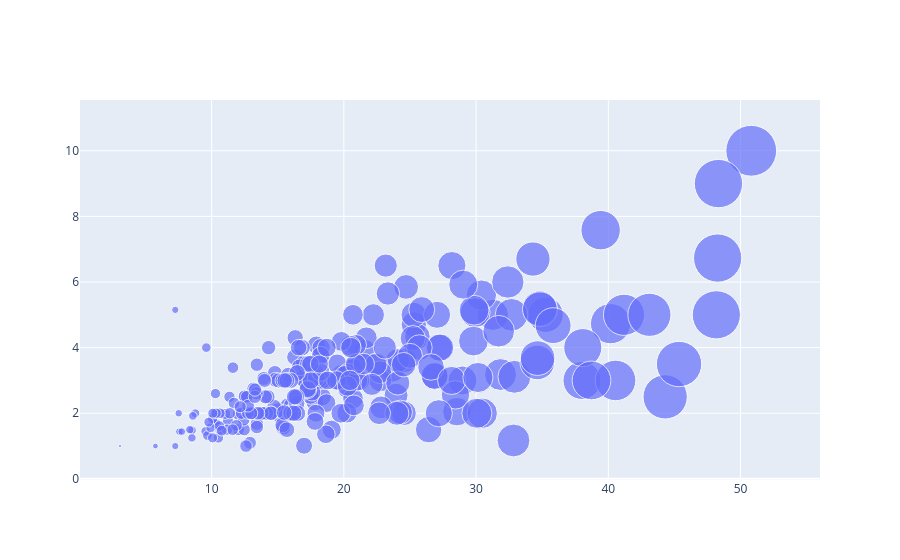

Source (notebook cell):
### Code cell
# custom marker size based of data/parameter
fig = go.Figure()
fig.add_trace(go.Scatter(x=tips.total_bill, y=tips.tip, mode='markers', marker_size=tips.total_bill))
# here based on 'tip' column

### Figure 1 — Plotly figure (JSON) as saved in the notebook; plotly's stock layout.template omitted (floating-point values rounded to 4 significant figures; data arrays with more than 128 entries replaced by an {"elided": "..."} marker saying what was removed)
{"data": [{"marker": {"size": {"elided": "244 float values"}}, "mode": "markers", "type": "scatter", "x": {"elided": "244 float values"}, "y": {"elided": "244 float values"}}], "layout": {}}
